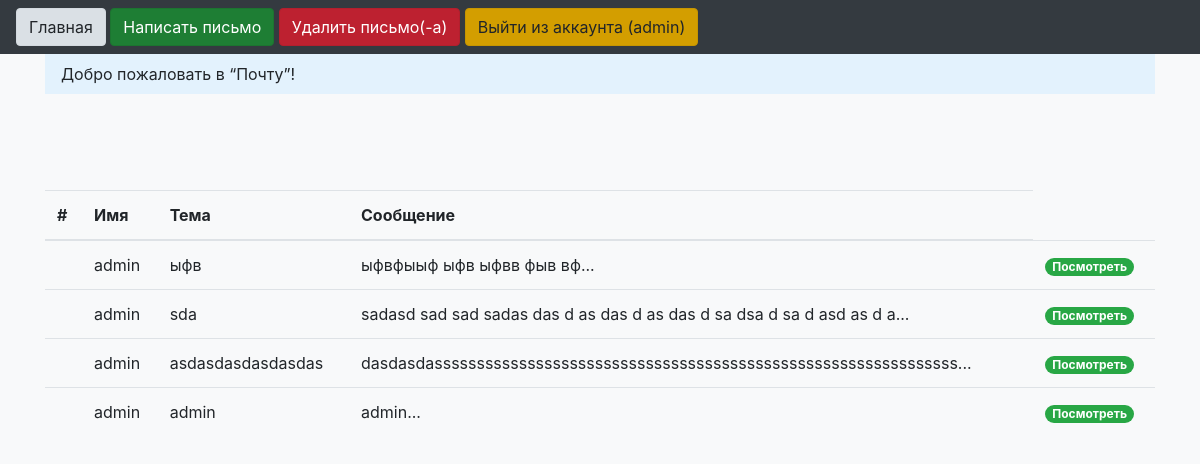
Page /index (signed in) on the committed database.
### tables this page shows
CREATE TABLE users 
                            (id INTEGER PRIMARY KEY AUTOINCREMENT, 
                             user_name VARCHAR(50),
                             password_hash VARCHAR(128)
                             );

CREATE TABLE letters
                            (id INTEGER PRIMARY KEY AUTOINCREMENT, 
                             title VARCHAR(100),
                             content VARCHAR(1000),
                             addressee_id INTEGER,
                             user_id INTEGER
                             
                             );

### main1.py (the view)
@app.route('/')
@app.route('/index')
def index():
    if check(): return redirect('/login')
    users_model = UsersModel(db.get_connection())
    news_model = LetterModel(db.get_connection())
    news = news_model.get_all(session['username'])
    for a in range(len(news)):
        news[a] = list(news[a])
        news[a][4] = users_model.get_name(news[a][4])
    return render_template('index.html', username=session['username'],
                           news=news, session=current_session, title="Главная")

### db_editor.py (called while the page is built)
    def get_connection(self):
        return self.conn

    def init_table(self):
        cursor = self.connection.cursor()
        cursor.execute('''CREATE TABLE IF NOT EXISTS letters
                            (id INTEGER PRIMARY KEY AUTOINCREMENT,
                             title VARCHAR(100),
                             content VARCHAR(1000),
                             addressee_id INTEGER,
                             user_id INTEGER

                             )''')
        cursor.close()
        self.connection.commit()

    def get_all(self, addressee_id = None):
        cursor = self.connection.cursor()
        if addressee_id:
            cursor.execute("SELECT * FROM letters WHERE addressee_id = ? ORDER BY id DESC", (str(addressee_id),))
        rows = cursor.fetchall()
        print(rows)
        return rows

    def init_table(self):
        cursor = self.connection.cursor()
        cursor.execute('''CREATE TABLE IF NOT EXISTS users
                            (id INTEGER PRIMARY KEY AUTOINCREMENT,
                             user_name VARCHAR(50),
                             password_hash VARCHAR(128)
                             )''')
        cursor.close()
        self.connection.commit()

    def get(self, user_id=None, user_name=None):
        if not (user_id or user_name): return False
        cursor = self.connection.cursor()
        if user_id:
            cursor.execute("SELECT * FROM users WHERE id = ?", (str(user_id),))
        elif user_name:
            cursor.execute("SELECT * FROM users WHERE user_name = ?", (str(user_name),))
        row = cursor.fetchone()
        print("***************",row)
        return row

    def get_name(self, user_id):
        print("213*********",user_id)
        print("ANton", self.get(user_id)[1])
        return self.get(user_id)[1]

### main1.py (called while the page is built)
def check():
    global current_session
    current_session = {}
    if "username" in session:
        current_session['username'] = session['username']
    if 'username' not in session:
        return True
    return False

### templates/index.html
{% extends "base.html" %}
{% block content %}
	<nav class="navbar navbar-light" style="background-color: #e3f2fd;">
		Добро пожаловать в &ldquo;Почту&rdquo;!
	</nav>
	<table class="table">
  <thead>
    <tr>
    <th scope="col">#</th>
      <th scope="col">Имя</th>
      <th scope="col">Тема</th>
      <th scope="col">Сообщение</th>
 </tr>
  </thead>
  <tbody>
	{%if news%}
	    {%for new in news%}
	    <tr>
		  <th scope="row"> </th>
		<td> {{new[4]}}</td> <td>{{new[1]}}</td> <td>{{new[2][0:70]}}...</td> <td><a class="badge badge-pill badge-success" href="/read_letters/{{new[0]}}">Посмотреть</a></td>
		 </tr>
		<br>
    	{%endfor%}
    {%else%}
    	<h2><span class="badge badge-pill badge-info">Нет писем, которые вы можете увидеть!</span></h2>
    {%endif%}
{% endblock %}

### templates/base.html (shortened to what this page needs)
<!doctype html>
<html lang="en">
<head>
    <link rel="stylesheet" href="https://maxcdn.bootstrapcdn.com/bootstrap/4.0.0/css/bootstrap.min.css">
</head>
  <body class="bg-light">
    <header>
      <nav class="navbar navbar-dark bg-dark">
        {% if "username" in session %}
          <div>
            <a role='button' class="btn btn-light active" href='/index'>Главная</a>
            <a role='button' class="btn btn-success active" href='/send_letter'>Написать письмо</a>
            <a role='button' class="btn btn-danger active" href='/del_letters'>Удалить письмо(-а)</a>
            <a role='button' class="btn btn-warning active" href="/logout">Выйти из аккаунта ({{session['username']}})</a>
          </div>
          {% endif %}
      </nav>
    </header>
    <main role="main" class="container">
        {% block content %}{% endblock %}
    </main>
  </body>
</html>

### rows in the picture
users: user_name "admin" "admin" "admin" "admin"
letters: title "ыфв", content "ыфвфыыф ыфв ыфвв фыв вф"
letters: title "sda", content "sadasd sad sad sadas das d as das d as das d sa dsa d sa d asd as d a"
letters: title "asdasdasdasdasdas", content "dasdasdassssssssssssssssssssssssssssssssssssssssssssssssssssssssssssss"
letters: title "admin", content "admin"

### other values in the picture
{{ session['username'] }} "admin"
